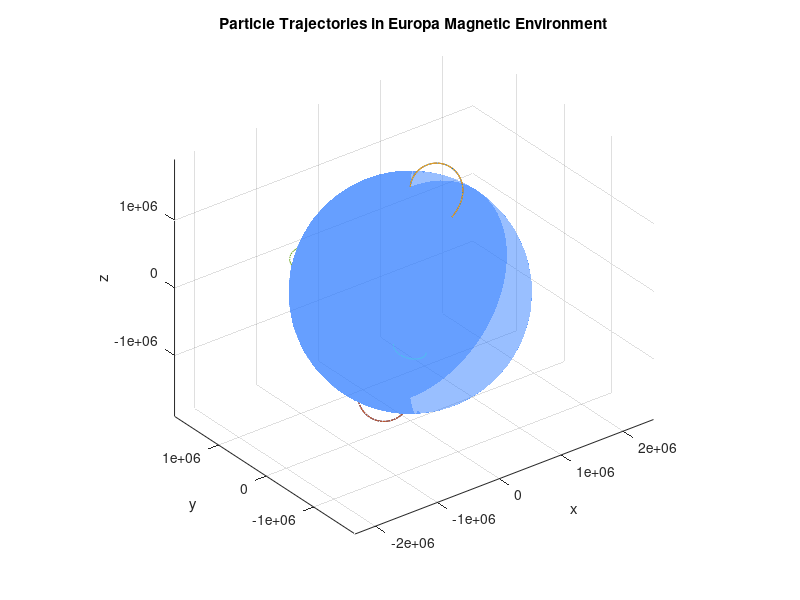
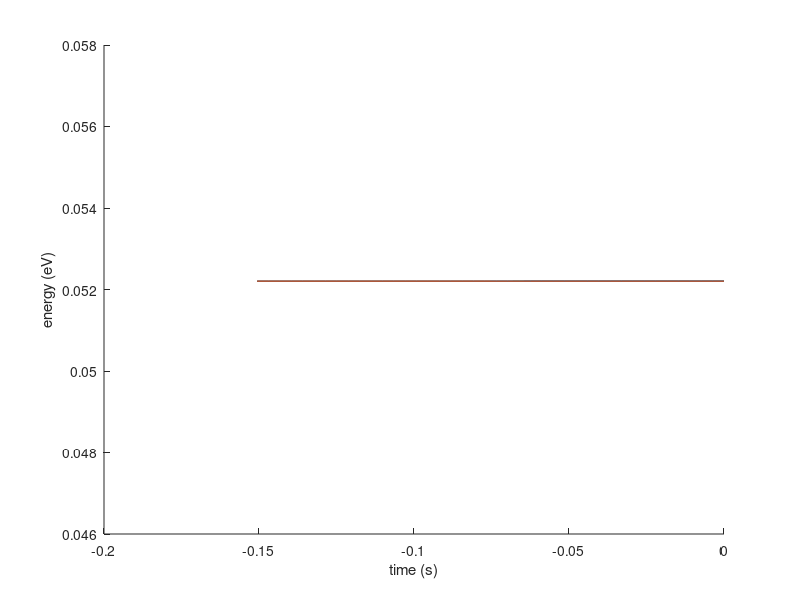

These charts were generated, in order, by the following MATLAB code:
% constants

q = 1.602e-19;              % charge of proton (C)
m = 1.67262192e-27;         % mass of proton (kg)
c = 299792458;              % speed of light (m/s)

omega = 2*pi/(11.23*3600);  % Synodic frequency in rad/s

% simulation parameters
% numsteps = round(abs(period / timestep));   % number of time steps
numsteps = 10000;               % doesnt tend to get to above number, use this for speed
period = 2 * pi / omega;        % modelling a synodic period
time = linspace(0, period, numsteps);

% want 100 timesteps per gyration, 3.65.. is computed average primary B field
timestep = -2 * pi * m / (50 * q * 3.659 * 10^-7); 

B0_vec = [75 * 10 ^-9; 200 * 10 ^-9; 0];  % 75 nT azimuthal, 200 nT radial, using Zimmer coords
% (-350 nT constant added to North-South, represented by z, in upcoming loop)
B_prim = real(B0_vec .* exp(1i * omega * time));
B_prim(3,:) = -350 * 10^-9;

A = 1;
phi = 0;

mu0 = 4*pi*1e-7;  % vacuum permeability
R_E = 1560e3;     % Europa radius in meters

% induced dipole moment magnitude
M0 = -(4*pi/mu0) * A * exp(1i*phi) * B_prim .* (R_E^3)/2;
M_real = real(M0);

% define function to compute secondary magnetic field at a point
r_hat = @(r) r / norm(r);
B_sec = @(r, M) (mu0/(4*pi)) * (3*dot(r_hat(r), M)*r_hat(r) - M) / norm(r)^3;

E = [0; 0; 0]; % not using E-field yet, left here for boris method computation

% grid parameters
theta_list = 90:-90:-90;   % latitude
phi_list   = 0:120:359;    % longitude

alpha_list = 0;    % incidence angles relative to normal (in degrees)
beta_list  = 0;    % directions in tangent plane (in degrees)

v0 = 10000000;

% counting total vectors produced
num_points = length(theta_list) * length(phi_list);
num_directions = length(alpha_list) * length(beta_list);
N_total = num_points * num_directions;

positions = zeros(N_total, 3);
velocities = zeros(N_total, 3);

index = 1;

for i = 1:length(theta_list)
    theta = deg2rad(theta_list(i));

    for j = 1:length(phi_list)
        phi = deg2rad(phi_list(j));

        % sphere position
        x = R_E * cos(theta) * cos(phi);
        y = R_E * cos(theta) * sin(phi);
        z = R_E * sin(theta);
        point = [x, y, z];

        % normal vector (outward)
        n = [x, y, z] / R_E;

        % local tangent basis
        e_theta = [-sin(theta)*cos(phi), -sin(theta)*sin(phi), cos(theta)];
        e_phi   = [-sin(phi), cos(phi), 0];

        % loop over incidence angles and directions
        for k = 1:length(alpha_list)
            alpha = deg2rad(alpha_list(k));

            for a = 1:length(beta_list)
                beta = deg2rad(beta_list(a));

                % tilted vector (inward direction)
                v = cos(alpha)*(-n) + sin(alpha)*(cos(beta)*e_theta + sin(beta)*e_phi);

                % storing positions and velocities
                positions(index, :) = point;
                velocities(index, :) = v;

                index = index + 1;
            end
        end
    end
end

r = zeros(3, numsteps, N_total);     % position (m)
v = zeros(3, numsteps, N_total);     % velocity (m/s)

r(:, 1, :) = transpose(positions);          % final position
v(:, 1, :) = transpose(velocities) .* v0;   % final velocity

num_recorded = ones(N_total, 1); 
escaped = ones(N_total, 1); % tracking if each particle is traced back to Europa or not

for p_index = 1:N_total
    for u = 1:numsteps-1
        r_now = r(:,u,p_index);

        % magnetic field at this position and time
        B = B_sec(r_now, M_real(:,u)) + B_prim(:,u);
        E_now = E;  % still zero for now

        % current velocity and momentum
        v_now = v(:,u,p_index);
        p_now = m * v_now / sqrt(1 - norm(v_now)^2 / c^2);  % relativistic momentum

        % step 1: half electric field push
        p_minus = p_now + (q * timestep / 2) * E_now;

        % step 2: magnetic rotation (Boris rotation in momentum space)
        gamma_minus = sqrt(1 + norm(p_minus)^2 / (m^2 * c^2));
        t = (q * timestep / (2 * m * gamma_minus)) * B;
        t_mag2 = dot(t, t);
        s = 2 * t / (1 + t_mag2);

        % p' = p_minus + p_minus x t
        p_prime = p_minus + cross(p_minus, t);
        % p_plus = p_minus + (p_prime x s)
        p_plus = p_minus + cross(p_prime, s);

        % step 3: second half electric field push
        p_new = p_plus + (q * timestep / 2) * E_now;

        % final momentum and velocity update
        gamma_new = sqrt(1 + norm(p_new)^2 / (m^2 * c^2));
        v_new = p_new / (gamma_new * m);

        % update position using updated velocity
        r(:,u+1,p_index) = r(:,u,p_index) + v_new * timestep;

        % store velocity
        v(:,u+1,p_index) = v_new;

        % track number of steps
        num_recorded(p_index) = num_recorded(p_index) + 1;

        % stop if particle hits Europa or escapes
        r_norm = norm(r(:,u+1,p_index));
        if r_norm < R_E || r_norm > 10 * R_E
            escaped(p_index) = 0;
            break
        end
    end
end

% plotting
figure;
hold on
xlabel('x'); ylabel('y'); zlabel('z')
title('Particle Trajectories in Europa Magnetic Environment')

% adding Europa sphere
[xs, ys, zs] = sphere(50);  % higher resolution sphere
surf(R_E * xs, R_E * ys, R_E * zs, ...
    'FaceColor', [0.2 0.5 1], ...     % easy-ish to see blue
    'EdgeColor', 'none', ...
    'FaceAlpha', 0.5);               % semi-transparent

% set view and axis
axis equal
grid on
view(3)

for i = 1:N_total
    plot3(r(1, 1:num_recorded(i), i), r(2, 1:num_recorded(i), i), r(3, 1:num_recorded(i), i))
end
hold off

recorded_vs = zeros(max(num_recorded), N_total);
for b = 1:N_total
    for c = 1:length(v(:,:,b))
        if norm(v(:,c,b)) == 0
            break;
        end
        recorded_vs(c, b) = norm(v(:,c,b));
    end
end


figure;
hold on
for d = 1:N_total
    % only plot the valid non-zero part
    t = linspace(0, timestep * num_recorded(d), num_recorded(d));
    y = 0.5 .* m .* 6.242e18 .* recorded_vs(1:num_recorded(d), d);
    plot(t, y)
end
xlabel('time (s)')
ylabel('energy (eV)')
hold off